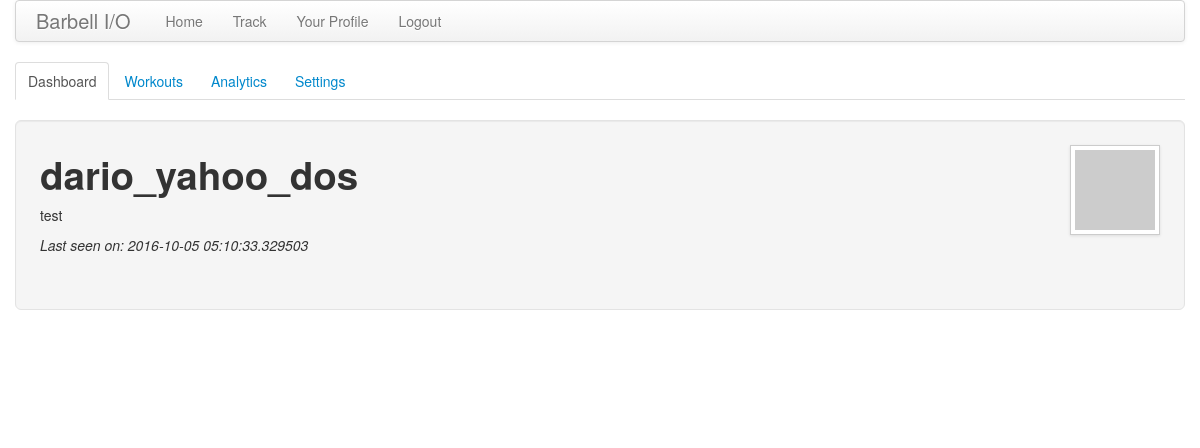
/user/dario_yahoo_dos/home (signed in), run on an earlier commit of the app's database.
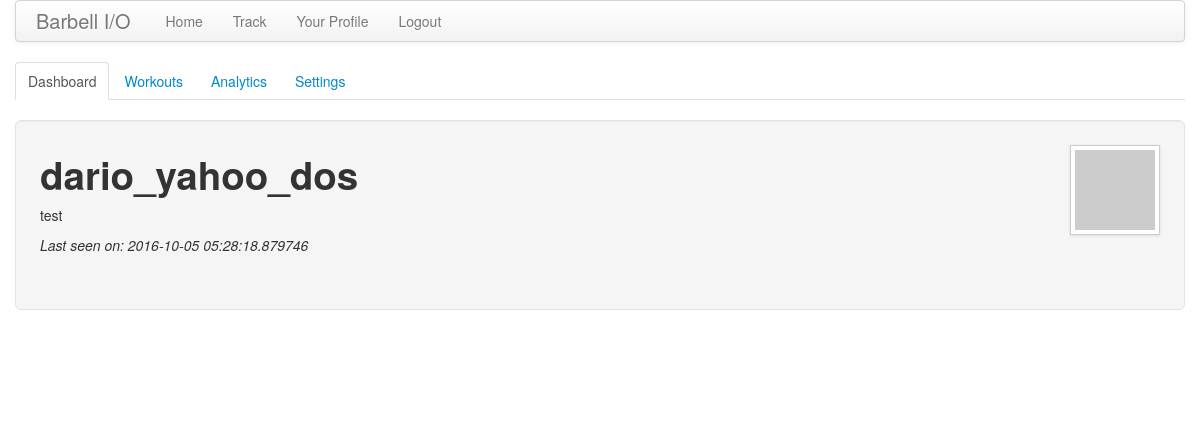
And on a later commit of the database.
### app/models.py (models this page shows, shortened)
class User(db.Model):
    id = db.Column(db.Integer, primary_key=True)
    uid = db.Column(db.String, unique=True)
    username = db.Column(db.String(64), index=True, unique=True)
    email = db.Column(db.String(120), index=True, unique=True)
    about_me = db.Column(db.String(140))
    last_seen = db.Column(db.DateTime)
    units = db.Column(db.String) # TODO: len
    sex = db.Column(db.String)   # TODO: len
    posts = db.relationship('Post', backref='author', lazy='dynamic')
    lifts = db.relationship('LiftEntry', backref='lifter', lazy='dynamic')
    def avatar(self, size):
        return 'http://www.gravatar.com/avatar/%s?d=mm&s=%d' % (md5(self.email.encode('utf-8')).hexdigest(), size)
    @property
    def is_authenticated(self):
        return True
    def __repr__(self):
        return '<User %r>' % (self.username)

### app/views.py (the view)
@app.route('/user/<username>')
@app.route('/user/<username>/home')
@login_required
def user_home(username):
    user = User.query.filter_by(username=username).first()
    if user == None:
        flash('User %s not found.' % username)
        return redirect(url_for('index'))
    lifts = user.lifts
    units = user.units
    charts = []
    for idx, lift_choice in enumerate(lift_choices):
        cur_lift = lifts.filter_by(lift=lift_choice)
        if cur_lift.count() > 0:
            cur_chart = {}
            cur_chart['chartID'] = 'chart' + str(idx)
            cur_chart['chart'] = {"renderTo": 'chartID_' + str(idx), "type": 'spline'}
            cur_chart['series'] = [{"name": 'Weight', "data": [lift.weight for lift in cur_lift]}]
            cur_chart['chartTitle'] = {"text": lift_choice}
            cur_chart['xAxis'] = {"categories": [str(i) for i in range(cur_lift.count())]}
            cur_chart['yAxis'] = {"title": {"text": 'Weight in ' + units}}
            cur_chart['plotOptions'] = {}
            charts.append(cur_chart)
    return render_template('user_home.html',
                           title='Your Profile',
                           user=user,
                           charts=charts)

### app/views.py (called while the page is built)
@app.before_request
def before_request():
    g.user = current_user
    print('Current user: ' + str(g.user))
    if g.user.is_authenticated:
        g.user.last_seen = datetime.utcnow()
        db.session.add(g.user)
        db.session.commit()

@lm.user_loader
def load_user(id):
    return User.query.get(int(id))

### app/templates/user_home.html (shortened to what this page needs)
{% extends "user_nav.html" %}
{% set active_page = "dashboard" %}
{% block user_content %}
<div class="well well-large" style="height: 140px;">
    <div class="pull-right">
        <img src="{{user.avatar(128)}}" class="img-polaroid">
    </div>
    <h1>{{user.username}}</h1>
    {% if user.about_me %}<p>{{user.about_me}}</p>{% endif %}
    {% if user.last_seen %}<p><em>Last seen on: {{user.last_seen}}</em></p>{% endif %}
</div>
{% for chart in charts %}
    <div class="row-fluid">
    <div class = "span10 offset1">
    </div>
    </div>
{% endfor %}
{% endblock %}

What changed in the data, as far as the page shows it:
changed User "dario_yahoo_dos": last_seen "2016-10-05 05:10:33.329503" → "2016-10-05 05:28:18.879746"
